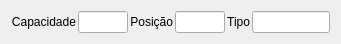
  <widget class="QWidget" name="horizontalLayoutWidget">
   <property name="geometry">
    <rect>
     <x>10</x>
     <y>170</y>
     <width>341</width>
     <height>31</height>
    </rect>
   </property>
   <layout class="QHBoxLayout" name="horizontalLayout">
    <property name="spacing">
     <number>2</number>
    </property>
    <item>
     <widget class="QLabel" name="label">
      <property name="text">
       <string>Capacidade</string>
      </property>
      <property name="alignment">
       <set>Qt::AlignRight|Qt::AlignTrailing|Qt::AlignVCenter</set>
      </property>
     </widget>
    </item>
    <item>
     <widget class="QLineEdit" name="txtCapacity">
      <property name="minimumSize">
       <size>
        <width>50</width>
        <height>0</height>
       </size>
      </property>
      <property name="maximumSize">
       <size>
        <width>50</width>
        <height>16777215</height>
       </size>
      </property>
     </widget>
    </item>
    <item>
     <widget class="QLabel" name="label_2">
      <property name="text">
       <string>Posição</string>
      </property>
      <property name="alignment">
       <set>Qt::AlignRight|Qt::AlignTrailing|Qt::AlignVCenter</set>
      </property>
     </widget>
    </item>
    <item>
     <widget class="QLineEdit" name="txtPosition">
      <property name="minimumSize">
       <size>
        <width>50</width>
        <height>0</height>
       </size>
      </property>
      <property name="maximumSize">
       <size>
        <width>50</width>
        <height>16777215</height>
       </size>
      </property>
     </widget>
    </item>
    <item>
     <widget class="QLabel" name="label_20">
      <property name="text">
       <string>Tipo</string>
      </property>
      <property name="alignment">
       <set>Qt::AlignRight|Qt::AlignTrailing|Qt::AlignVCenter</set>
      </property>
     </widget>
    </item>
    <item>
     <widget class="QLineEdit" name="txtPetClass">
      <property name="maximumSize">
       <size>
        <width>80</width>
        <height>16777215</height>
       </size>
      </property>
     </widget>
    </item>
   </layout>
  </widget>
